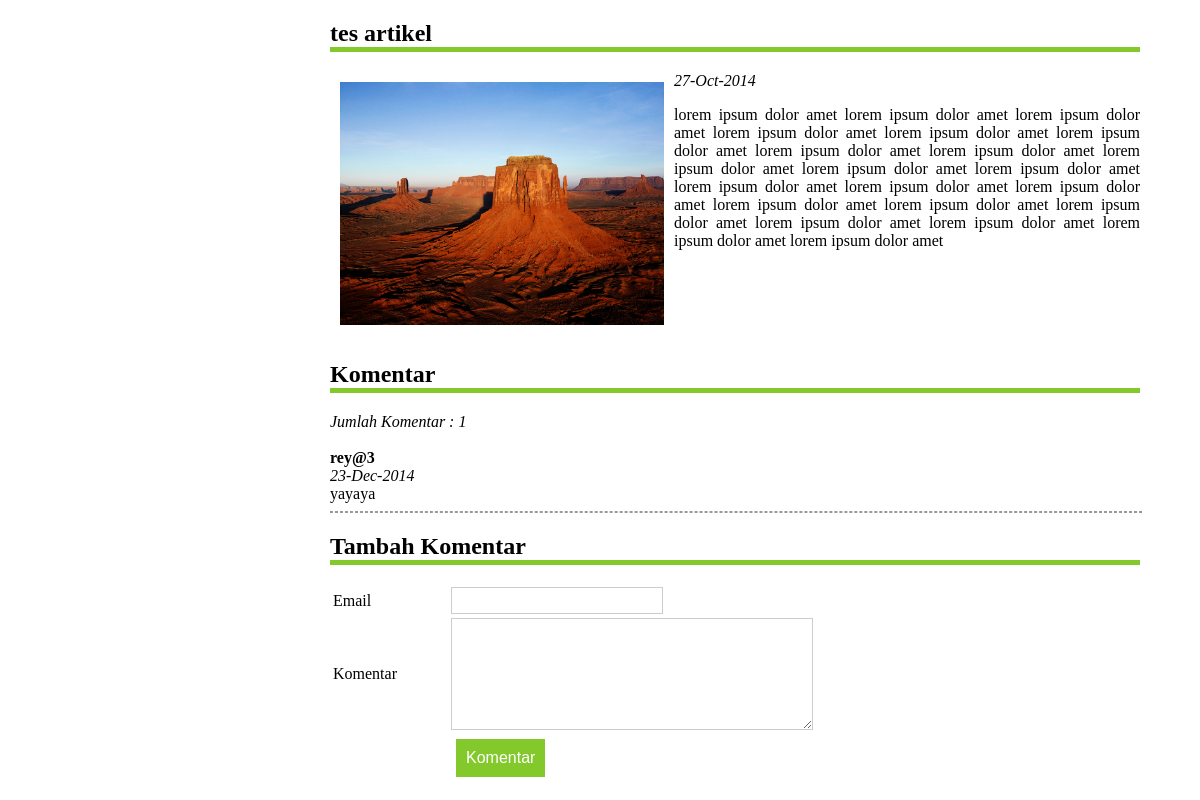
The app's page /detil_a.php?id=1 with its own data.
### tables this page shows
CREATE TABLE IF NOT EXISTS `artikel` (
  `id` int(11) NOT NULL AUTO_INCREMENT,
  `judul` varchar(1000) NOT NULL,
  `gambar` varchar(1000) NOT NULL,
  `isi` text NOT NULL,
  `tanggal` varchar(1000) NOT NULL,
  PRIMARY KEY (`id`)
);

CREATE TABLE IF NOT EXISTS `komen` (
  `id` int(11) NOT NULL AUTO_INCREMENT,
  `id_b` int(11) NOT NULL,
  `t` varchar(100) NOT NULL,
  `email` varchar(1000) NOT NULL,
  `komen` varchar(1000) NOT NULL,
  `tanggal` varchar(100) NOT NULL,
  PRIMARY KEY (`id`)
);

### detil_a.php (the view, shortened to what this page needs)
<!DOCTYPE html PUBLIC "-//W3C//DTD XHTML 1.0 Transitional//EN" "http://www.w3.org/TR/xhtml1/DTD/xhtml1-transitional.dtd">
<html xmlns="http://www.w3.org/1999/xhtml">
<head>
<link rel="stylesheet" href="format.css" type="text/css" />
</head>
<body>
<div class="batas">
<div class="isi">
<?php
$id=$_GET['id'];
$r=mysql_query("select *from artikel where id='$id'");
$a=mysql_fetch_array($r);
?>
<h2><?php echo $a['judul'];?></h2>
<img src="artikel/<?php echo $a['gambar'];?>" width="40%" style="float:left; padding:10px;" />
<i><?php echo $a['tanggal'];?></i><br />
<p align="justify"><?php echo $a['isi'];?></p>
<table width="100%" border="0"><tr><td></td></tr></table>
<h2>Komentar</h2>
<i>Jumlah Komentar : <?php
$t=mysql_query("select *from komen where id_b='$id' and t='a'");
$d=mysql_num_rows($t);
echo $d;
?></i><br />
<br />
<?php
while($s=mysql_fetch_array($t)){
?>
<b><?php echo $s['email'];?></b><br />
<i><?php echo $s['tanggal'];?></i><br />
<?php echo $s['komen'];?><br />
<hr style="border:#999 dashed  1px;" width="100%" />
<?php }?>
<h2>Tambah Komentar</h2>
<form id="form1" name="form1" method="post" action="komen.php?t=a">
  <table width="60%" border="0">
    <?php
	if(!isset($_SESSION['member'])){
	?>
    <tr>
      <td width="25%">Email</td>
      <td width="75%"><label>
        <input name="email" type="text" class="text" id="email" />
      </label></td>
    </tr>
    <?php }?>
    <tr>
      <td>Komentar</td>
      <td><label>
        <textarea name="komen" cols="45" rows="5" class="textarea" id="komen"></textarea>
      </label></td>
    </tr>
    <tr>
      <td><input name="id" type="hidden" id="id" value="<?php echo $id;?>" /></td>
      <td><label>
        <input name="button" type="submit" class="tombol" id="button" value="Komentar" />
      </label></td>
    </tr>
  </table>
</form>
</div>
</div>
</body>
</html>

### format.css (style rules this page uses)
body { font-family:Corbel; margin:0px; padding:0px; }
.batas { width:90%; margin:auto; }
h2 { font-size:24px; border-bottom:#83c92b 5px solid; }
.tombol { background:#83c92b; padding:10px; margin:5px; font-size:16px; border:none; text-decoration:none; color:#FFF; }
.text { border:#CCC 1px solid; width:200px; padding:5px; }
.textarea { border:#CCC 1px solid; width:350px; height:100px; padding:5px; }
.isi { width:75%; float:right; }

### records on screen
artikel: judul "tes artikel", gambar (picture), tanggal "27-Oct-2014", isi "lorem ipsum dolor amet lorem ipsum dolor amet lorem ipsum dolor amet lorem ipsum dolor amet lorem ipsum dolor amet lorem ipsum dolor amet lorem ipsum dolor amet lorem ipsum dolor amet lorem ipsum dolor amet lorem ipsum dolor amet lorem ipsum dolor amet lorem ipsum dolor amet lorem ipsum dolor amet lorem ipsum dolor amet lorem ipsum dolor amet lorem ipsum dolor amet lorem ipsum dolor amet lorem ipsum dolor amet lorem ipsum dolor amet lorem ipsum dolor amet lorem ipsum dolor amet"
komen: email "rey@3", tanggal "23-Dec-2014", komen "yayaya"

### other values on screen
$d "1"
